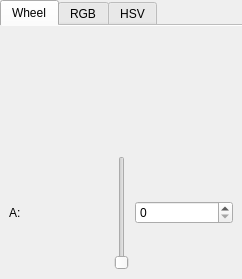
<?xml version="1.0" encoding="UTF-8"?>
<ui version="4.0">
 <class>ColorEditor</class>
 <widget class="QTabWidget" name="ColorEditor">
  <property name="geometry">
   <rect>
    <x>0</x>
    <y>0</y>
    <width>242</width>
    <height>279</height>
   </rect>
  </property>
  <property name="currentIndex">
   <number>0</number>
  </property>
  <property name="documentMode">
   <bool>true</bool>
  </property>
  <widget class="QWidget" name="tab">
   <attribute name="title">
    <string>Wheel</string>
   </attribute>
   <layout class="QVBoxLayout" name="verticalLayout">
    <item>
     <widget class="color_widgets::ColorWheel" name="color_wheel">
      <property name="sizePolicy">
       <sizepolicy hsizetype="Expanding" vsizetype="Expanding">
        <horstretch>0</horstretch>
        <verstretch>0</verstretch>
       </sizepolicy>
      </property>
     </widget>
    </item>
    <item>
     <layout class="QHBoxLayout" name="horizontalLayout">
      <item>
       <widget class="QLabel" name="label_9">
        <property name="text">
         <string>A:</string>
        </property>
       </widget>
      </item>
      <item>
       <widget class="color_widgets::GradientSlider" name="slider_alpha_wheel">
        <property name="maximum">
         <number>255</number>
        </property>
       </widget>
      </item>
      <item>
       <widget class="QSpinBox" name="spinBox_9">
        <property name="maximum">
         <number>255</number>
        </property>
       </widget>
      </item>
     </layout>
    </item>
   </layout>
  </widget>
  <widget class="QWidget" name="tab_1">
   <attribute name="title">
    <string>RGB</string>
   </attribute>
   <layout class="QGridLayout" name="gridLayout_2">
    <item row="0" column="0">
     <widget class="QLabel" name="label_5">
      <property name="text">
       <string>R:</string>
      </property>
     </widget>
    </item>
    <item row="0" column="1">
     <widget class="color_widgets::GradientSlider" name="slider_red">
      <property name="maximum">
       <number>255</number>
      </property>
     </widget>
    </item>
    <item row="0" column="2" colspan="2">
     <widget class="QSpinBox" name="spinBox_5">
      <property name="maximum">
       <number>255</number>
      </property>
     </widget>
    </item>
    <item row="1" column="0">
     <widget class="QLabel" name="label_6">
      <property name="text">
       <string>G:</string>
      </property>
     </widget>
    </item>
    <item row="1" column="1">
     <widget class="color_widgets::GradientSlider" name="slider_green">
      <property name="maximum">
       <number>255</number>
      </property>
     </widget>
    </item>
    <item row="1" column="2" colspan="2">
     <widget class="QSpinBox" name="spinBox_6">
      <property name="maximum">
       <number>255</number>
      </property>
     </widget>
    </item>
    <item row="2" column="0">
     <widget class="QLabel" name="label_7">
      <property name="text">
       <string>B:</string>
      </property>
     </widget>
    </item>
    <item row="2" column="1" colspan="2">
     <widget class="color_widgets::GradientSlider" name="slider_blue">
      <property name="maximum">
       <number>255</number>
      </property>
     </widget>
    </item>
    <item row="2" column="3">
     <widget class="QSpinBox" name="spinBox_7">
      <property name="maximum">
       <number>255</number>
      </property>
     </widget>
    </item>
    <item row="3" column="0">
     <widget class="QLabel" name="label_8">
      <property name="text">
       <string>A:</string>
      </property>
     </widget>
    </item>
    <item row="3" column="1" colspan="2">
     <widget class="color_widgets::GradientSlider" name="slider_alpha_rgb">
      <property name="maximum">
       <number>255</number>
      </property>
     </widget>
    </item>
    <item row="3" column="3">
     <widget class="QSpinBox" name="spinBox_8">
      <property name="maximum">
       <number>255</number>
      </property>
     </widget>
    </item>
   </layout>
  </widget>
  <widget class="QWidget" name="tab_2">
   <attribute name="title">
    <string>HSV</string>
   </attribute>
   <layout class="QGridLayout" name="gridLayout">
    <item row="0" column="0">
     <widget class="QLabel" name="label">
      <property name="text">
       <string>H:</string>
      </property>
     </widget>
    </item>
    <item row="0" column="1">
     <widget class="color_widgets::HueSlider" name="slider_hue">
      <property name="maximum">
       <number>359</number>
      </property>
     </widget>
    </item>
    <item row="0" column="2">
     <widget class="QSpinBox" name="spinBox">
      <property name="maximum">
       <number>359</number>
      </property>
     </widget>
    </item>
    <item row="1" column="0">
     <widget class="QLabel" name="label_2">
      <property name="text">
       <string>S:</string>
      </property>
     </widget>
    </item>
    <item row="1" column="1">
     <widget class="color_widgets::GradientSlider" name="slider_sat">
      <property name="maximum">
       <number>255</number>
      </property>
     </widget>
    </item>
    <item row="1" column="2">
     <widget class="QSpinBox" name="spinBox_2">
      <property name="maximum">
       <number>255</number>
      </property>
     </widget>
    </item>
    <item row="2" column="0">
     <widget class="QLabel" name="label_3">
      <property name="text">
       <string>V:</string>
      </property>
     </widget>
    </item>
    <item row="2" column="1">
     <widget class="color_widgets::GradientSlider" name="slider_value">
      <property name="maximum">
       <number>255</number>
      </property>
     </widget>
    </item>
    <item row="2" column="2">
     <widget class="QSpinBox" name="spinBox_3">
      <property name="maximum">
       <number>255</number>
      </property>
     </widget>
    </item>
    <item row="3" column="0">
     <widget class="QLabel" name="label_4">
      <property name="text">
       <string>A:</string>
      </property>
     </widget>
    </item>
    <item row="3" column="1">
     <widget class="color_widgets::GradientSlider" name="slider_alpha_hsv">
      <property name="maximum">
       <number>255</number>
      </property>
     </widget>
    </item>
    <item row="3" column="2">
     <widget class="QSpinBox" name="spinBox_4">
      <property name="maximum">
       <number>255</number>
      </property>
     </widget>
    </item>
   </layout>
  </widget>
 </widget>
 <customwidgets>
  <customwidget>
   <class>color_widgets::ColorWheel</class>
   <extends>QWidget</extends>
   <header>color_wheel.hpp</header>
  </customwidget>
  <customwidget>
   <class>color_widgets::GradientSlider</class>
   <extends>QSlider</extends>
   <header>gradient_slider.hpp</header>
  </customwidget>
  <customwidget>
   <class>color_widgets::HueSlider</class>
   <extends>color_widgets::GradientSlider</extends>
   <header>hue_slider.hpp</header>
  </customwidget>
 </customwidgets>
 <resources/>
 <connections>
  <connection>
   <sender>slider_hue</sender>
   <signal>valueChanged(int)</signal>
   <receiver>spinBox</receiver>
   <slot>setValue(int)</slot>
   <hints>
    <hint type="sourcelabel">
     <x>165</x>
     <y>66</y>
    </hint>
    <hint type="destinationlabel">
     <x>211</x>
     <y>69</y>
    </hint>
   </hints>
  </connection>
  <connection>
   <sender>spinBox</sender>
   <signal>valueChanged(int)</signal>
   <receiver>slider_hue</receiver>
   <slot>setValue(int)</slot>
   <hints>
    <hint type="sourcelabel">
     <x>198</x>
     <y>79</y>
    </hint>
    <hint type="destinationlabel">
     <x>165</x>
     <y>66</y>
    </hint>
   </hints>
  </connection>
  <connection>
   <sender>slider_sat</sender>
   <signal>valueChanged(int)</signal>
   <receiver>spinBox_2</receiver>
   <slot>setValue(int)</slot>
   <hints>
    <hint type="sourcelabel">
     <x>165</x>
     <y>115</y>
    </hint>
    <hint type="destinationlabel">
     <x>204</x>
     <y>126</y>
    </hint>
   </hints>
  </connection>
  <connection>
   <sender>spinBox_2</sender>
   <signal>valueChanged(int)</signal>
   <receiver>slider_sat</receiver>
   <slot>setValue(int)</slot>
   <hints>
    <hint type="sourcelabel">
     <x>209</x>
     <y>119</y>
    </hint>
    <hint type="destinationlabel">
     <x>165</x>
     <y>130</y>
    </hint>
   </hints>
  </connection>
  <connection>
   <sender>slider_value</sender>
   <signal>valueChanged(int)</signal>
   <receiver>spinBox_3</receiver>
   <slot>setValue(int)</slot>
   <hints>
    <hint type="sourcelabel">
     <x>165</x>
     <y>171</y>
    </hint>
    <hint type="destinationlabel">
     <x>202</x>
     <y>180</y>
    </hint>
   </hints>
  </connection>
  <connection>
   <sender>spinBox_3</sender>
   <signal>valueChanged(int)</signal>
   <receiver>slider_value</receiver>
   <slot>setValue(int)</slot>
   <hints>
    <hint type="sourcelabel">
     <x>187</x>
     <y>179</y>
    </hint>
    <hint type="destinationlabel">
     <x>165</x>
     <y>170</y>
    </hint>
   </hints>
  </connection>
  <connection>
   <sender>slider_alpha_hsv</sender>
   <signal>valueChanged(int)</signal>
   <receiver>spinBox_4</receiver>
   <slot>setValue(int)</slot>
   <hints>
    <hint type="sourcelabel">
     <x>165</x>
     <y>238</y>
    </hint>
    <hint type="destinationlabel">
     <x>196</x>
     <y>236</y>
    </hint>
   </hints>
  </connection>
  <connection>
   <sender>spinBox_4</sender>
   <signal>valueChanged(int)</signal>
   <receiver>slider_alpha_hsv</receiver>
   <slot>setValue(int)</slot>
   <hints>
    <hint type="sourcelabel">
     <x>201</x>
     <y>237</y>
    </hint>
    <hint type="destinationlabel">
     <x>165</x>
     <y>230</y>
    </hint>
   </hints>
  </connection>
  <connection>
   <sender>slider_alpha_wheel</sender>
   <signal>valueChanged(int)</signal>
   <receiver>spinBox_9</receiver>
   <slot>setValue(int)</slot>
   <hints>
    <hint type="sourcelabel">
     <x>164</x>
     <y>252</y>
    </hint>
    <hint type="destinationlabel">
     <x>205</x>
     <y>246</y>
    </hint>
   </hints>
  </connection>
  <connection>
   <sender>spinBox_9</sender>
   <signal>valueChanged(int)</signal>
   <receiver>slider_alpha_wheel</receiver>
   <slot>setValue(int)</slot>
   <hints>
    <hint type="sourcelabel">
     <x>182</x>
     <y>260</y>
    </hint>
    <hint type="destinationlabel">
     <x>164</x>
     <y>260</y>
    </hint>
   </hints>
  </connection>
  <connection>
   <sender>slider_red</sender>
   <signal>valueChanged(int)</signal>
   <receiver>spinBox_5</receiver>
   <slot>setValue(int)</slot>
   <hints>
    <hint type="sourcelabel">
     <x>135</x>
     <y>73</y>
    </hint>
    <hint type="destinationlabel">
     <x>192</x>
     <y>66</y>
    </hint>
   </hints>
  </connection>
  <connection>
   <sender>spinBox_5</sender>
   <signal>valueChanged(int)</signal>
   <receiver>slider_red</receiver>
   <slot>setValue(int)</slot>
   <hints>
    <hint type="sourcelabel">
     <x>181</x>
     <y>67</y>
    </hint>
    <hint type="destinationlabel">
     <x>143</x>
     <y>69</y>
    </hint>
   </hints>
  </connection>
  <connection>
   <sender>slider_green</sender>
   <signal>valueChanged(int)</signal>
   <receiver>spinBox_6</receiver>
   <slot>setValue(int)</slot>
   <hints>
    <hint type="sourcelabel">
     <x>138</x>
     <y>125</y>
    </hint>
    <hint type="destinationlabel">
     <x>213</x>
     <y>120</y>
    </hint>
   </hints>
  </connection>
  <connection>
   <sender>spinBox_6</sender>
   <signal>valueChanged(int)</signal>
   <receiver>slider_green</receiver>
   <slot>setValue(int)</slot>
   <hints>
    <hint type="sourcelabel">
     <x>192</x>
     <y>126</y>
    </hint>
    <hint type="destinationlabel">
     <x>144</x>
     <y>125</y>
    </hint>
   </hints>
  </connection>
  <connection>
   <sender>slider_blue</sender>
   <signal>valueChanged(int)</signal>
   <receiver>spinBox_7</receiver>
   <slot>setValue(int)</slot>
   <hints>
    <hint type="sourcelabel">
     <x>128</x>
     <y>178</y>
    </hint>
    <hint type="destinationlabel">
     <x>206</x>
     <y>178</y>
    </hint>
   </hints>
  </connection>
  <connection>
   <sender>spinBox_7</sender>
   <signal>valueChanged(int)</signal>
   <receiver>slider_blue</receiver>
   <slot>setValue(int)</slot>
   <hints>
    <hint type="sourcelabel">
     <x>207</x>
     <y>183</y>
    </hint>
    <hint type="destinationlabel">
     <x>133</x>
     <y>174</y>
    </hint>
   </hints>
  </connection>
  <connection>
   <sender>slider_alpha_rgb</sender>
   <signal>valueChanged(int)</signal>
   <receiver>spinBox_8</receiver>
   <slot>setValue(int)</slot>
   <hints>
    <hint type="sourcelabel">
     <x>146</x>
     <y>228</y>
    </hint>
    <hint type="destinationlabel">
     <x>200</x>
     <y>228</y>
    </hint>
   </hints>
  </connection>
  <connection>
   <sender>spinBox_8</sender>
   <signal>valueChanged(int)</signal>
   <receiver>slider_alpha_rgb</receiver>
   <slot>setValue(int)</slot>
   <hints>
    <hint type="sourcelabel">
     <x>208</x>
     <y>237</y>
    </hint>
    <hint type="destinationlabel">
     <x>145</x>
     <y>237</y>
    </hint>
   </hints>
  </connection>
 </connections>
</ui>
